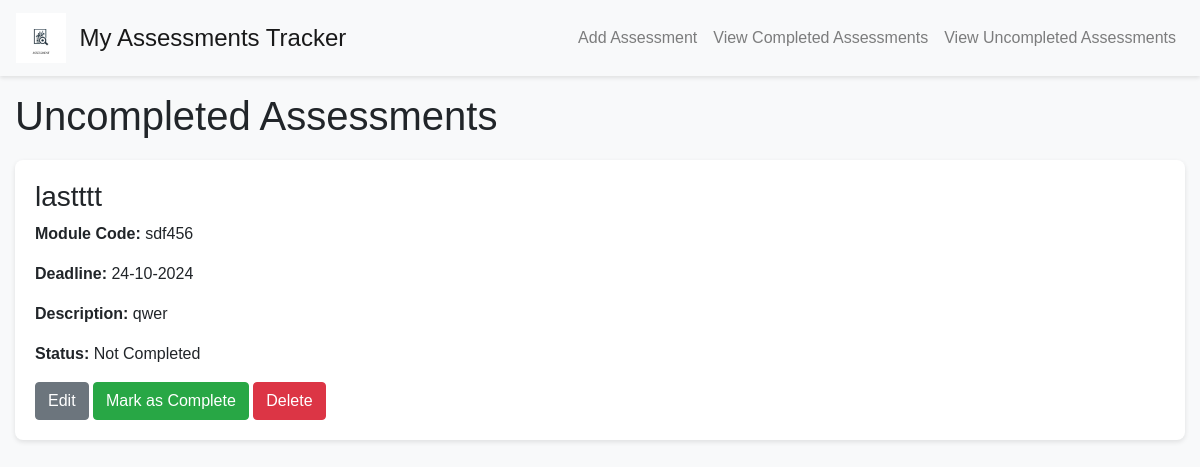
The page /view_uncompleted on the database as committed earlier.
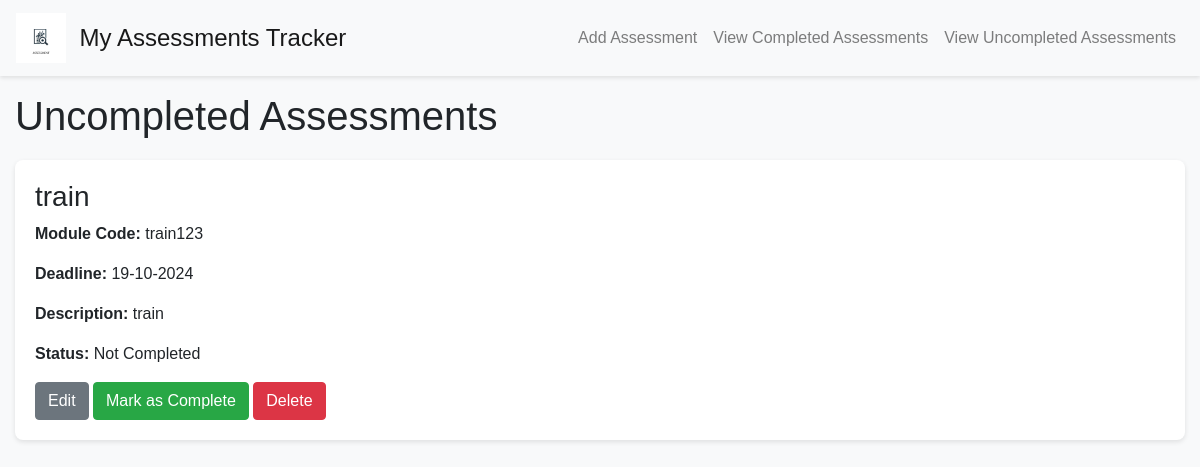
The same page on the database as committed later.
### app/models.py (models this page shows)
class Assessment(db.Model):
    id = db.Column(db.Integer, primary_key=True)
    title = db.Column(db.String(100), nullable=False)
    module_code = db.Column(db.String(20), nullable=False)
    deadline_date = db.Column(db.DateTime, nullable=False)
    description = db.Column(db.Text, nullable=False)
    is_complete = db.Column(db.Boolean, default=False)

### app/views.py (the view)
@app.route('/view_uncompleted')
def view_uncompleted():
    uncompleted_assessments = Assessment.query.filter_by(is_complete=False).all()
    return render_template('view_uncompleted.html', title='Uncompleted Assessments', assessments=uncompleted_assessments)

### app/templates/view_uncompleted.html (shortened to what this page needs)
<!DOCTYPE html>
<html lang="en">
{% extends "base.html" %}
{% block content %}
  <h1>Uncompleted Assessments</h1>
  <div class="assessment-list">
    {% if assessments %}
      {% for assessment in assessments %}
        <div class="assessment-item">
          <h3>{{ assessment.title }}</h3>
          <p><strong>Module Code:</strong> {{ assessment.module_code }}</p>
          <p><strong>Deadline:</strong> {{ assessment.deadline_date.strftime('%d-%m-%Y') }}</p>
          <p><strong>Description:</strong> {{ assessment.description }}</p>
          <p><strong>Status:</strong> Not Completed</p>
          <a href="{{ url_for('edit_assessment', assessment_id=assessment.id) }}" class="btn btn-secondary">Edit</a>
          <form action="{{ url_for('mark_complete', assessment_id=assessment.id) }}" method="post" style="display:inline;">
            <button type="submit" class="btn btn-success">Mark as Complete</button>
          </form>
          <form action="{{ url_for('delete_assessment', assessment_id=assessment.id) }}" method="post" style="display:inline;">
            <button type="submit" class="btn btn-danger">Delete</button>
          </form>
        </div>
      {% endfor %}
    {% else %}
      <div class="alert alert-info">
        <p>All assessments are completed for the moment.</p>
        <a href="{{ url_for('view_completed') }}" class="btn btn-primary">View Completed Assessments</a>
      </div>
    {% endif %}
  </div>
{% endblock %}

Rows that differ between the two databases and show on the page:
no longer on this page (row edited): Assessment: title "lastttt", module_code "sdf456", deadline_date "24-10-2024", description "qwer"
now on this page (row edited): Assessment: title "train", module_code "train123", deadline_date "19-10-2024", description "train"
